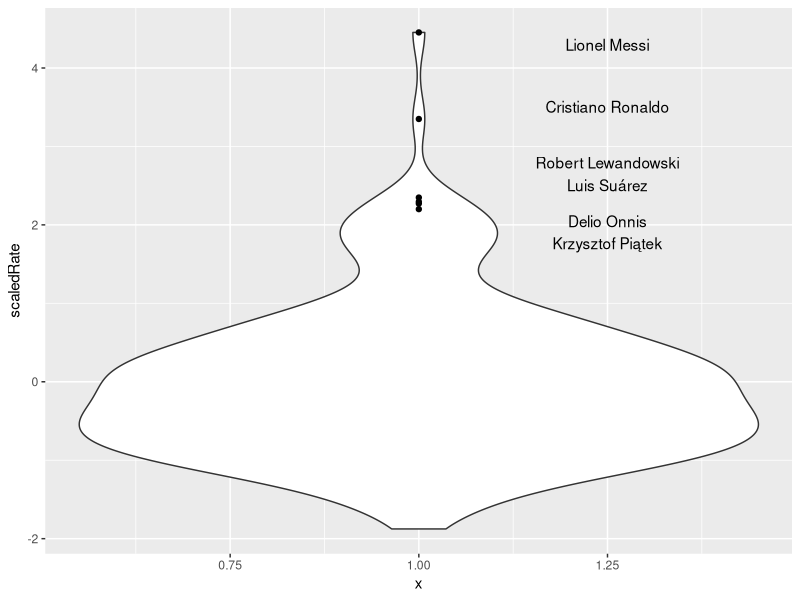
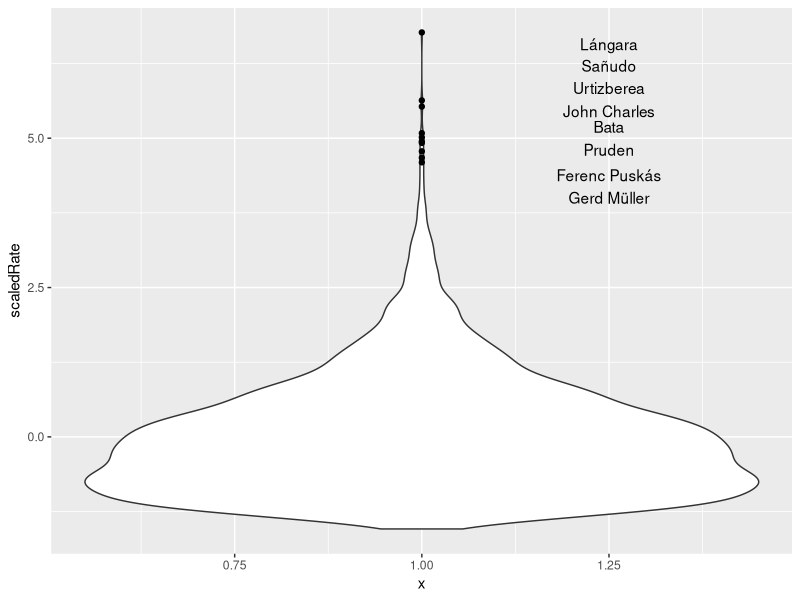
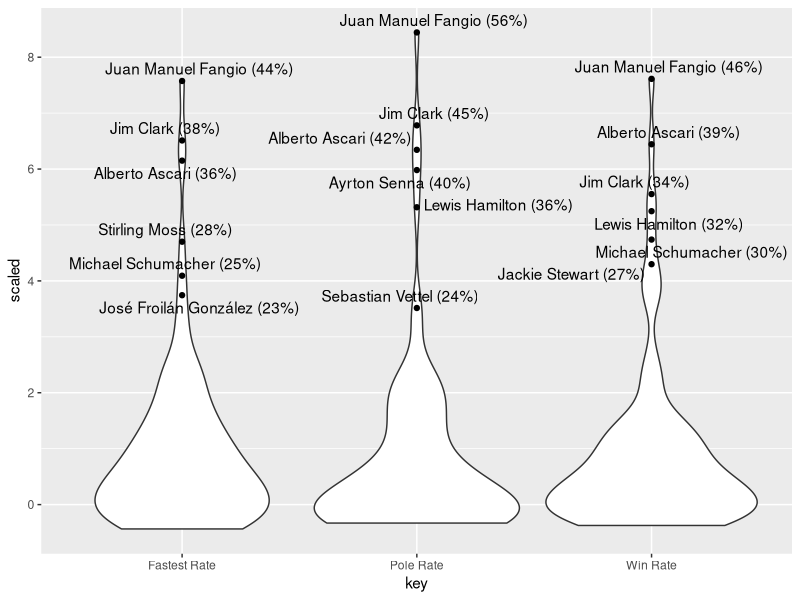
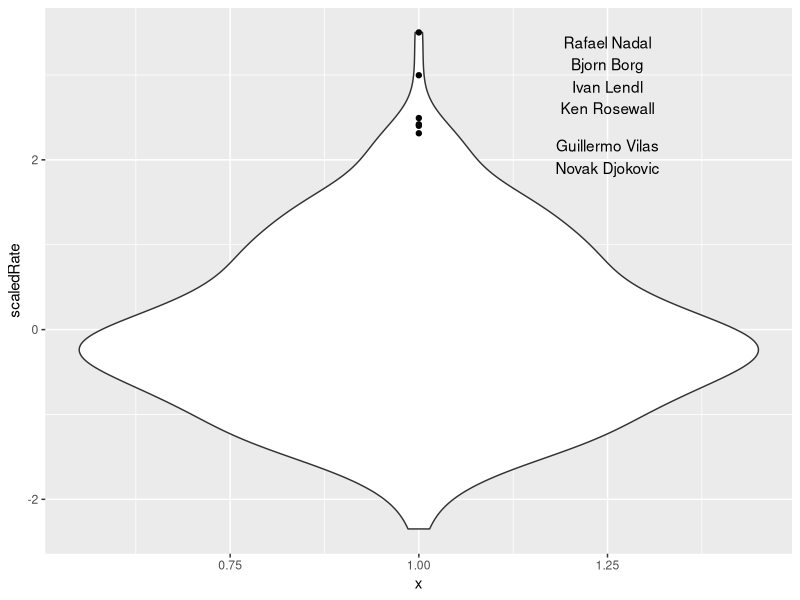
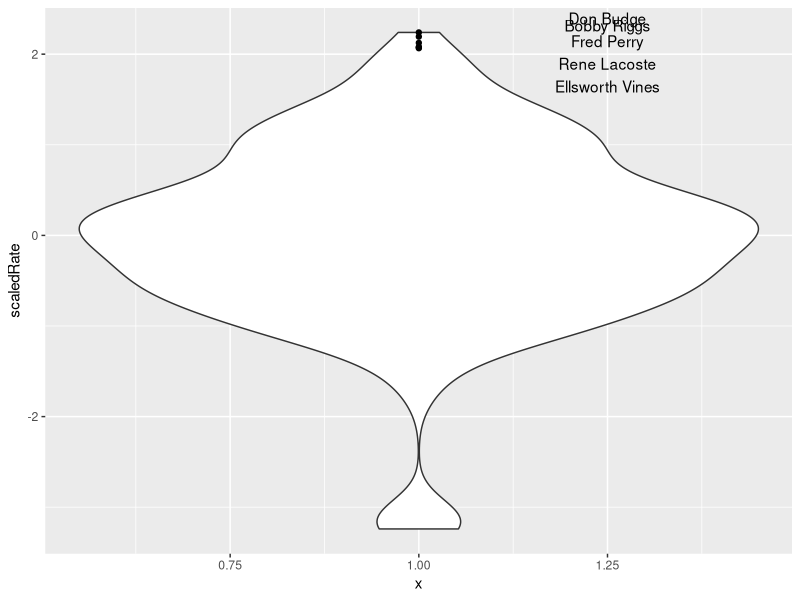
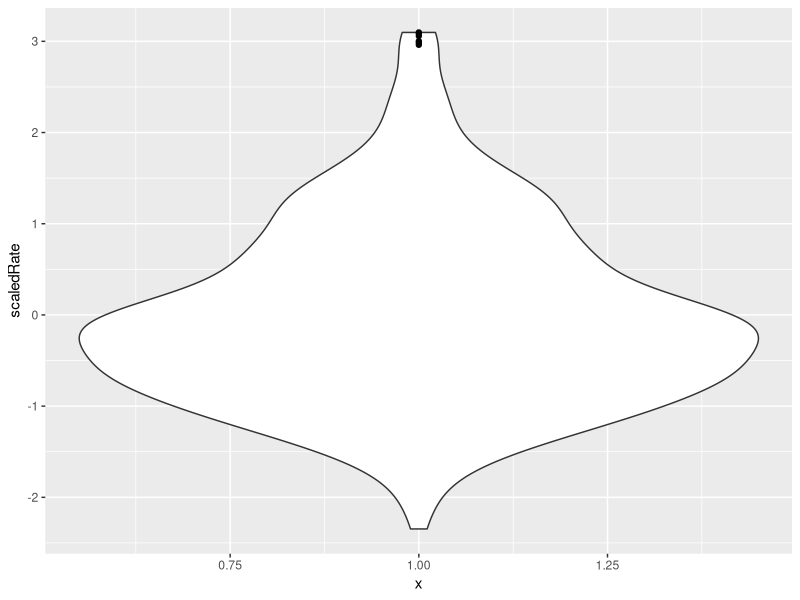

These charts were generated, in order, by the following R code: (Note: this script raises an error after producing the figures.)
library(tidyverse)
library(ggbeeswarm)
library(ggrepel)

#start with jbm football dataset and flag messi:
# from https://johnburnmurdoch.github.io/projects/goal-lines/all-comps/
football_jbm <- read_csv("football_johnburnmurdoch.csv")

football_jbm %>%
  group_by(id,name) %>%
  summarise(games=max(played),
            goals=max(G),
            penalties=max(G)-max(NPG)) %>%
  mutate(rate=goals/games,
         rateExcPen=(goals-penalties)/games)%>%
  ungroup() %>%
  mutate(scaledRate=(rate-mean(rate))/sd(rate),
         scaledRateExcPen=(rate-mean(rateExcPen))/sd(rate)) %>%
  arrange(desc(scaledRate))-> football_jbm

football_jbm %>%
  ggplot(aes(y=scaledRate))+
  geom_violin(aes(x=1)) +
  geom_point(data=(football_jbm %>% filter(1:n()<=6)),aes(x=1)) +
  geom_text_repel(data=(football_jbm %>% filter(1:n()<=6)),
                  aes(label=name,x=1.25),
                  direction="y",
                  segment.size=0,
                  segment.alpha=0)


#repeat with my full football dataset:
football_sjb <- read_csv("allTopScores.csv")

football_sjb %>%
  mutate(scaledRate=(rateIncPen-mean(rateIncPen))/sd(rateIncPen),
         scaledRateExcPen=(rateExcPen-mean(rateExcPen))/sd(rateExcPen)) %>%
  arrange(desc(scaledRate))-> football_sjb


football_sjb %>%
  ggplot(aes(y=scaledRate))+
  geom_violin(aes(x=1)) +
  geom_point(data=(football_sjb %>% filter(1:n()<=10)),aes(x=1)) +
  geom_text_repel(data=(football_sjb %>% filter(1:n()<=10)),
                  aes(label=player,x=1.25),
                  direction="y",
                  segment.size=0,
                  segment.alpha=0)

#compare to f1:
f1<- read_csv("allF1Data.csv")

f1 %>%
  filter(Poles+Wins+Fastest>1) %>%
  gather(key=key,value=value,-Driver) -> f1_temp
  
f1_temp %>%
  filter(key %in% c("Scaled Pole Rate","Scaled Win Rate","Scaled Fastest Rate")) %>%
  group_by(key) %>%
  arrange(key,desc(value)) %>%
  mutate(rank=1:n()) %>%
  mutate(label=if_else(rank<=6,Driver,"")) %>%
  rename(scaled="value") %>%
  ungroup() %>%
  mutate(key=str_remove(key,"Scaled "))-> f1_trans


f1_temp %>%
  filter(key %in% c("Pole Rate","Win Rate","Fastest Rate")) %>%
  select(Driver,key,value) %>%
  left_join(f1_trans) %>%
  arrange(key,desc(value)) %>%
  mutate(label=if_else(label=="","",
                       paste0(label,
                              " (",
                              scales::percent_format(accuracy=1)(value),
                              ")"))) -> f1_trans


f1_trans %>%
  ggplot(aes(y=scaled,x=key))+
  geom_violin() +
  geom_point(data=(f1_trans %>% filter(rank<=6))) +
  geom_text_repel(aes(label=label))

#to do - add %ages to labels to show rates on original scale for noteable players

#tennis

tennis_clay <- readxl::read_xlsx("Tennis Data.xlsx")

tennis_clay %>%
  mutate(Wins=as.numeric(Wins),
         Losses=as.numeric(Losses),
         rate=Wins/(Wins+Losses),
         scaledRate=(rate-mean(rate))/sd(rate)) -> tennis_clay


tennis_clay %>%
  ggplot(aes(y=scaledRate))+
  geom_violin(aes(x=1)) +
  geom_point(data=(tennis_clay %>% filter(1:n()<=6)),aes(x=1)) +
  geom_text_repel(data=(tennis_clay %>% filter(1:n()<=6)),
                  aes(label=Player,x=1.25),
                  direction="y",
                  segment.size=0,
                  segment.alpha=0)



tennis_grass <- readxl::read_xlsx("Tennis Data.xlsx",sheet="Grass")

tennis_grass %>%
  mutate(Wins=as.numeric(Wins),
         Losses=as.numeric(Losses),
         rate=Wins/(Wins+Losses),
         scaledRate=(rate-mean(rate))/sd(rate)) %>%
  arrange(desc(rate))-> tennis_grass


tennis_grass %>%
  ggplot(aes(y=scaledRate))+
  geom_violin(aes(x=1)) +
  geom_point(data=(tennis_grass %>% filter(1:n()<=6)),aes(x=1)) +
  geom_text_repel(data=(tennis_grass %>% filter(1:n()<=6)),
                  aes(label=Player,x=1.25),
                  direction="y",
                  segment.size=0,
                  segment.alpha=0)

#fun fact - Andy Murray has a better win rate on grass than Pete Sampras and Novak Djokovic


tennis_all <- readxl::read_xlsx("Tennis Data.xlsx",sheet="All")

tennis_all %>%
  mutate(Wins=as.numeric(Wins),
         Losses=as.numeric(Losses),
         rate=Wins/(Wins+Losses),
         scaledRate=(rate-mean(rate))/sd(rate)) %>%
  arrange(desc(rate))-> tennis_all


tennis_all %>%
  ggplot(aes(y=scaledRate))+
  geom_violin(aes(x=1)) +
  geom_point(data=(tennis_all %>% filter(1:n()<=6)),aes(x=1)) +
  geom_text_repel(data=(tennis_all %>% filter(1:n()<=6)),
                  aes(label=Player,x=1.25),
                  segment.size=0,
                  segment.alpha=0)


tennis_all %>%
  select(Player,rate,scaledRate) %>%
  mutate(rank=1:n()) %>%
  mutate(label=if_else(rank<=6,
                       paste0(Player," (",
                              scales::percent_format(accuracy=1)(rate),
                              ")"),"")) %>%
  mutate(key="Tennis - Win Rate (all)") -> tennis_all_t


tennis_clay %>%
  select(Player,rate,scaledRate) %>%
  mutate(rank=1:n()) %>%
  mutate(label=if_else(rank<=6,
                       paste0(Player," (",
                              scales::percent_format(accuracy=1)(rate),
                              ")"),"")) %>%
  mutate(key="Tennis - Win Rate (clay)") -> tennis_clay_t

tennis_grass %>%
  select(Player,rate,scaledRate) %>%
  mutate(rank=1:n()) %>%
  mutate(label=if_else(rank<=6,
                       paste0(Player," (",
                              scales::percent_format(accuracy=1)(rate),
                              ")"),"")) %>%
  mutate(key="Tennis - Win Rate (grass)") -> tennis_grass_t


tennis_comb_t <- rbind(tennis_all_t,tennis_clay_t,tennis_grass_t)


#cricket:

cricket <- read_csv("cricketData.csv")

cricket %>%
  filter(Mat>=10) %>%
  filter(!is.na(Ave)) %>%
  select(Player, Ave) %>%
  mutate(rate=Ave,
         scaledRate=(Ave-mean(Ave))/sd(Ave)) %>% 
  select(-Ave) %>%
  arrange(desc(rate)) %>%
  mutate(rank=1:n()) %>%
  mutate(Player=str_remove(Player,"\\s\\([a-zA-Z0-9]+\\)")) %>%
  mutate(label=if_else(rank<=6,paste0(Player," (",rate,")"),"")) %>%
  mutate(key="Cricket - Test average")-> cricket

#need a version for all sports which looks like:
#player - key - value (scaled) - value (real) - rank - label (for top 6 + actual measure in brackets)
colnames(f1_trans) <- c("Player","key","rate","scaledRate","rank","label")
f1_trans %>%
  mutate(key=case_when(
    key=="Fastest Rate" ~ "F1 - Fastest Lap %",
    key=="Pole Rate" ~ "F1 - Pole Position %",
    key=="Win Rate" ~ "F1 - Win %"
  )) -> f1_trans

football_sjb %>%
  rename(Player="player",
         rate="rateIncPen") %>%
  select(Player,rate,scaledRate) %>%
  arrange(desc(rate)) %>%
  mutate(rank=1:n()) %>%
  mutate(label=if_else(rank<=6,
                       paste0(Player," (",
                              scales::number_format(accuracy=0.1)(rate),
                              ")"),"")) %>%
  mutate(key="Football - Goal rate (all time)") -> football_sjb_t


football_jbm %>%
  rename(Player="name") %>%
  select(Player,rate,scaledRate) %>%
  arrange(desc(rate)) %>%
  mutate(rank=1:n()) %>%
  mutate(label=if_else(rank<=6,
                       paste0(Player," (",
                              scales::number_format(accuracy=0.1)(rate),
                              ")"),"")) %>%
  mutate(key="Football - Goal rate (top scorers since 1990)") -> football_jbm_t


rbind(cricket,tennis_comb_t,f1_trans,football_sjb_t,football_jbm_t) -> chartData

write_csv(chartData,"chartData.csv")

chartData <- read_csv("chartData.csv")

chartData %>%
  ggplot(aes(y=scaledRate,x=key))+
  geom_violin() +
  geom_point(data=(chartData %>% filter(rank<=4))) +
  geom_text_repel(data=(chartData %>% filter(rank<=4)),aes(label=label)) +
  coord_flip() +
  labs(title="Bradman is further from his nearest peer in his sport than anyone else",
       subtitle="This is despite not being as an extreme outlier as others in scale")
  
#filter down main vis + format

#note that these aren't perfect measures and some are capped at certain values...

#do seperate viz for F1 (x3 measures)
#do seperate viz for Tennis (x3 measures)